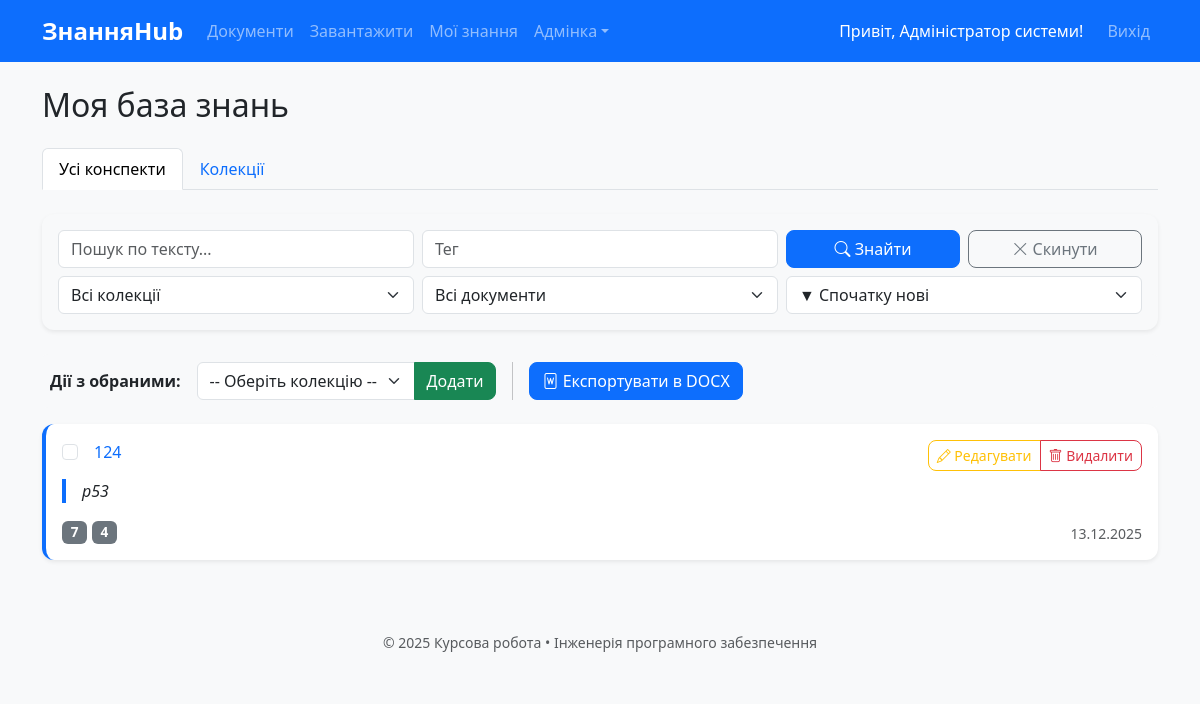
Before: /my/knowledge (signed in) with the older database file.
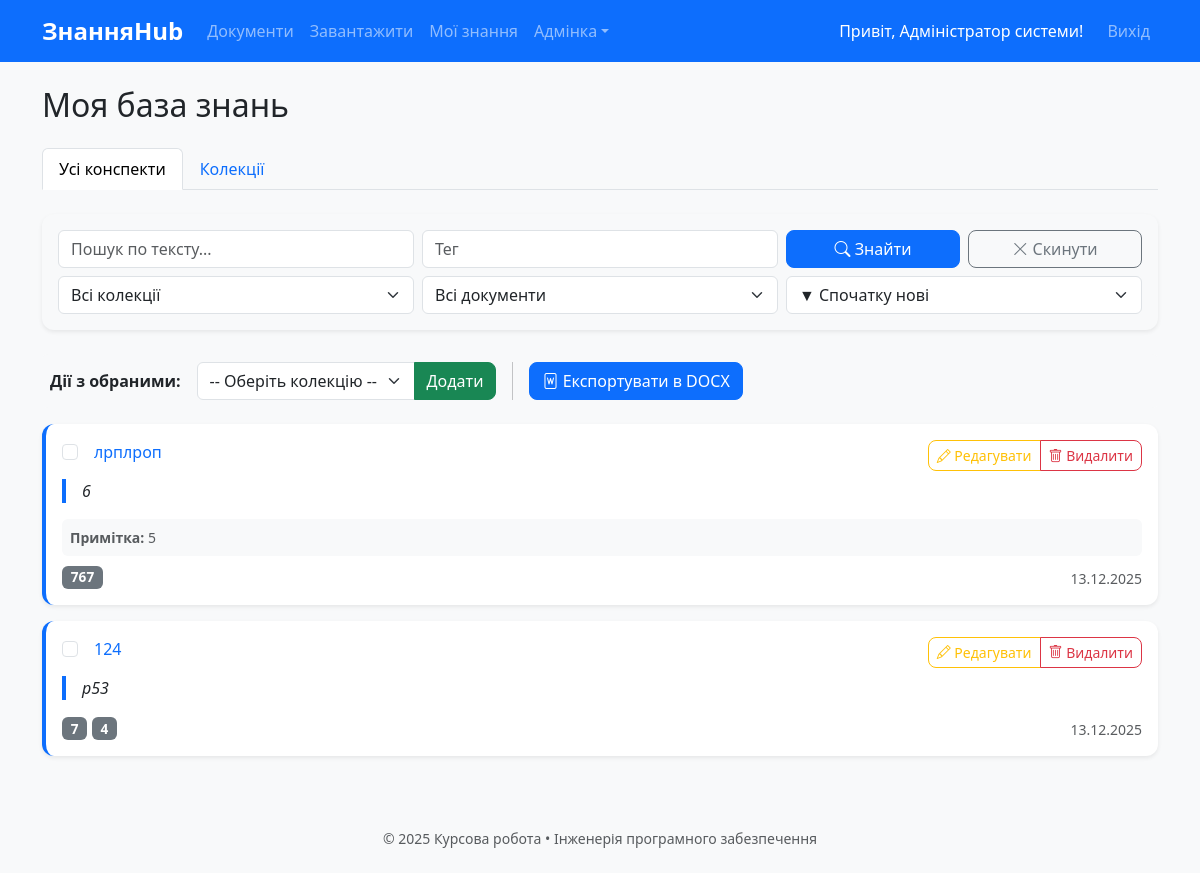
After: the same page with the newer database file.
### models.py (models this page shows)
class Knowledge(db.Model):
    id = db.Column(db.Integer, primary_key=True)
    document_id = db.Column(db.Integer, db.ForeignKey('document.id'))
    user_id = db.Column(db.Integer, db.ForeignKey('user.id'))
    text = db.Column(db.Text, nullable=False)
    note = db.Column(db.Text)
    tags = db.Column(db.Text)
    created_at = db.Column(db.DateTime, default=datetime.utcnow)
    document = db.relationship('Document', backref='knowledges')
    user = db.relationship('User', backref='knowledges')
    collection_items = db.relationship('CollectionItem', back_populates='knowledge', cascade="all, delete-orphan")

class Document(db.Model):
    id = db.Column(db.Integer, primary_key=True)
    title = db.Column(db.String(300), nullable=False)
    authors = db.Column(db.Text)
    year = db.Column(db.Integer)
    source = db.Column(db.Text)
    doc_type = db.Column(db.String(50))
    original_filename = db.Column(db.String(300), nullable=False)
    stored_filename = db.Column(db.String(200), nullable=False, unique=True)
    uploaded_at = db.Column(db.DateTime, default=datetime.utcnow)
    uploaded_by = db.Column(db.Integer, db.ForeignKey('user.id'))
    user = db.relationship('User', backref='documents')

### app.py (the view, shortened to what this page needs)
    @app.route('/my/knowledge', methods=['GET', 'POST'])
    @login_required
    def my_knowledge():
        q = request.args.get('q', '').strip()
        tag = request.args.get('tag', '').strip()
        filter_doc = request.args.get('filter_doc', type=int)
        filter_col = request.args.get('filter_col', type=int)
        sort_by = request.args.get('sort_by', 'date_desc') # date_desc, date_asc, doc_title
        col_q = request.args.get('col_q', '').strip() # Пошук по назві
        col_item_q = request.args.get('col_item_q', '').strip() # Пошук колекцій, що містять текст
        col_sort = request.args.get('col_sort', 'name_asc') # name_asc, count_desc
        active_tab = request.args.get('tab', 'all') # 'all' or 'collections'
        query = Knowledge.query.filter_by(user_id=current_user.id)
        if q:
            query = query.filter( (Knowledge.text.ilike(f'%{q}%')) | (Knowledge.note.ilike(f'%{q}%')) )
        if tag:
            query = query.filter(Knowledge.tags.ilike(f'%{tag}%'))
        if filter_doc:
            query = query.filter_by(document_id=filter_doc)
        if filter_col:
            query = query.join(Knowledge.collection_items).filter(CollectionItem.collection_id == filter_col)
        if sort_by == 'doc_title':
            query = query.join(Document).order_by(Document.title.asc())
        elif sort_by == 'date_asc':
            query = query.order_by(Knowledge.created_at.asc())
        else: # date_desc
            query = query.order_by(Knowledge.created_at.desc())
        knowledges = query.all()
        c_query = Collection.query.filter_by(user_id=current_user.id)
        if col_q:
            c_query = c_query.filter(Collection.name.ilike(f'%{col_q}%'))
        if col_item_q:
            c_query = c_query.join(Collection.items).join(CollectionItem.knowledge)\
                             .filter( (Knowledge.text.ilike(f'%{col_item_q}%')) | (Knowledge.note.ilike(f'%{col_item_q}%')) )
        collections_list = c_query.all()
        if col_sort == 'count_desc':
            collections_list.sort(key=lambda c: len(c.items), reverse=True)
        elif col_sort == 'count_asc':
            collections_list.sort(key=lambda c: len(c.items), reverse=False)
        elif col_sort == 'name_desc':
            collections_list.sort(key=lambda c: c.name.lower(), reverse=True)
        else: # name_asc
            collections_list.sort(key=lambda c: c.name.lower())
        all_docs = Document.query.join(Knowledge).filter(Knowledge.user_id==current_user.id).distinct().all()
        all_cols = Collection.query.filter_by(user_id=current_user.id).order_by(Collection.name).all()
        return render_template('knowledge/list.html',
                               knowledges=knowledges,
                               collections=collections_list,
                               all_docs=all_docs,
                               all_cols=all_cols,
                               active_tab=active_tab)

### templates/knowledge/list.html (shortened to what the changed rows need)
{% extends "base.html" %}
{% block content %}
<h2 class="mb-4">Моя база знань</h2>
<div class="tab-content" id="knowledgeTabContent">
    <div class="tab-pane fade {% if active_tab == 'all' %}show active{% endif %}" id="all" role="tabpanel">
        <form method="POST" id="bulkForm">
            {% if knowledges %}
                <div class="row row-cols-1 g-3">
                    {% for k in knowledges %}
                    <div class="col">
                        <div class="card shadow-sm border-start border-primary border-4">
                            <div class="card-body">
                                <div class="d-flex justify-content-between flex-wrap gap-2">
                                    <div class="form-check">
                                        <input class="form-check-input knowledge-checkbox" type="checkbox" name="knowledge_ids" value="{{ k.id }}">
                                        <h6 class="card-title d-inline ms-2">
                                            <a href="{{ url_for('document_detail', doc_id=k.document.id) }}" class="text-decoration-none">{{ k.document.title }}</a>
                                        </h6>
                                    </div>
                                    <div class="btn-group">
                                        <button type="button" class="btn btn-sm btn-outline-warning" data-bs-toggle="modal" data-bs-target="#editKnowledgeModal{{ k.id }}">
                                            <i class="bi bi-pencil"></i> Редагувати
                                        </button>
                                        <button type="button" class="btn btn-sm btn-outline-danger" onclick="confirmDelete('{{ url_for('delete_knowledge', k_id=k.id) }}')">
                                            <i class="bi bi-trash"></i> Видалити
                                        </button>
                                    </div>
                                </div>
                                <blockquote class="blockquote fs-6 mt-2">{{ k.text }}</blockquote>
                                {% if k.note %}
                                    <p class="mb-1 text-muted small bg-light p-2 rounded"><strong>Примітка:</strong> {{ k.note }}</p>
                                {% endif %}
                                <div class="d-flex justify-content-between align-items-end mt-2">
                                    <div>
                                        {% if k.tags %}
                                            {% for t in k.tags.split(',') %}
                                                <span class="badge bg-secondary">{{ t.strip() }}</span>
                                            {% endfor %}
                                        {% endif %}
                                    </div>
                                    <small class="text-muted">{{ k.created_at.strftime('%d.%m.%Y') }}</small>
                                </div>
                            </div>
                        </div>
                    </div>
                    {% endfor %}
                </div>
            {% else %}
                <p class="text-muted text-center py-5">Список порожній.</p>
            {% endif %}
        </form>
    </div>
</div>
{% endblock %}

Changed rows visible on the page:
added Knowledge: document "лрплроп", text "6", note "5", strip "767", created_at "13.12.2025"
